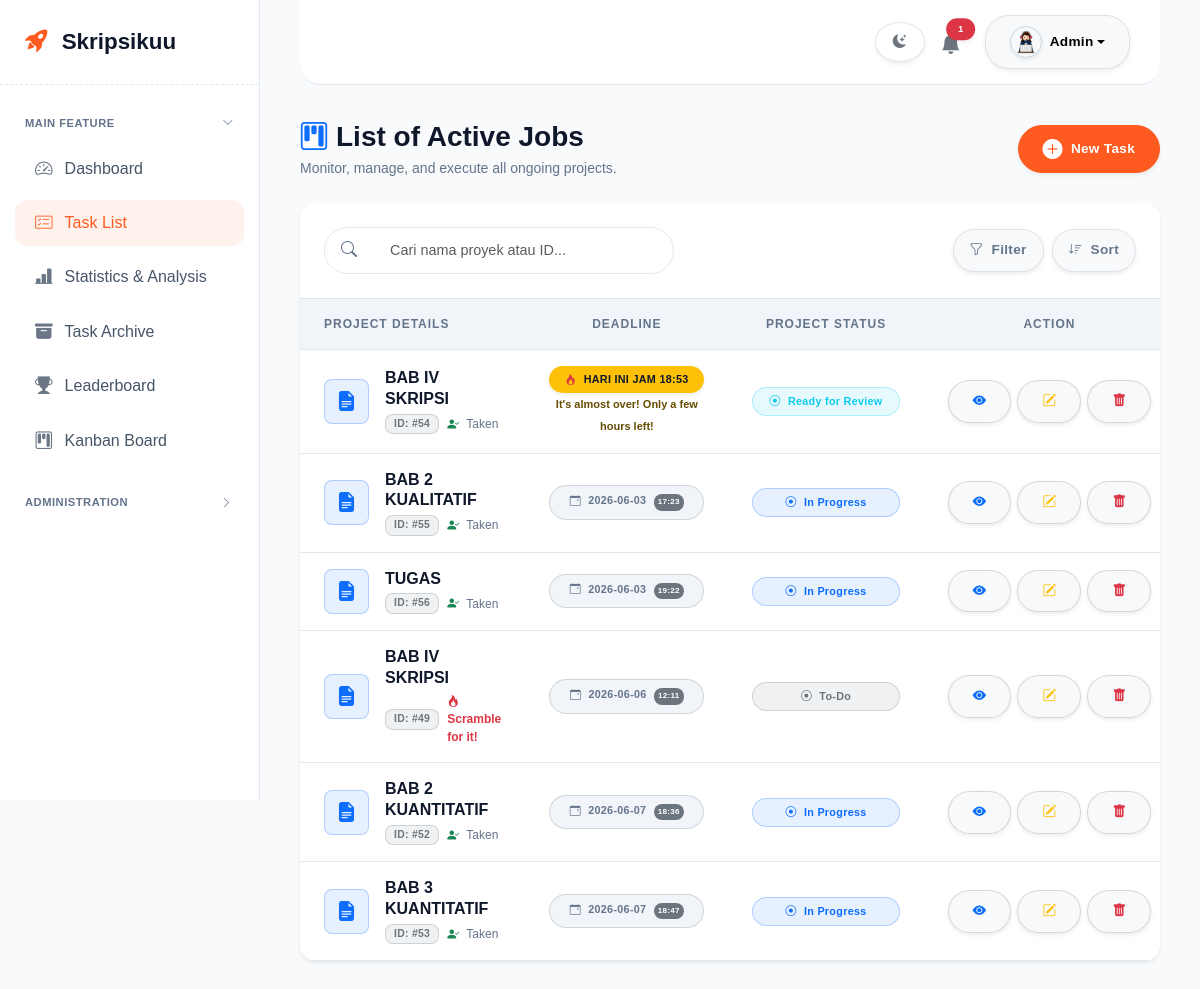
The app's page /daftar_tugas (signed in) with its own data.
### tables this page shows
CREATE TABLE tugas (
            id INTEGER PRIMARY KEY AUTOINCREMENT,
            judul_tugas TEXT NOT NULL,
            deskripsi TEXT,
            deadline DATE,
            status TEXT CHECK(status IN ('To-Do', 'In Progress', 'Ready for Review', 'Revision Needed', 'Done')) DEFAULT 'To-Do',
            harga_klien REAL DEFAULT 0,
            fee_tim REAL DEFAULT 0,
            member_id INTEGER,
            reviewer_id INTEGER, file_admin TEXT, fee_admin INTEGER DEFAULT 0,
            FOREIGN KEY (member_id) REFERENCES users (id),
            FOREIGN KEY (reviewer_id) REFERENCES users (id)
        );

### rute_web.py (the view, shortened to what this page needs)
    @app.route('/daftar_tugas')
    def daftar_tugas():
        if 'loggedin' not in session:
            return redirect(url_for('login'))
        conn = get_db_connection()
        role = session['role']
        user_id = session['id']
        if role in ['admin', 'superadmin']:
            tugas = conn.execute(
                'SELECT * FROM tugas WHERE status != "Done" ORDER BY deadline ASC'
            ).fetchall()
        conn.close()
        hari_ini = datetime.now().strftime('%Y-%m-%d')
        besok = (datetime.now() + timedelta(days=1)).strftime('%Y-%m-%d')
        return render_template(
            'daftar_tugas.html',
            tugas=tugas,
            hari_ini=hari_ini,
            besok=besok
        )

### templates/daftar_tugas.html (shortened to what this page needs)
{% extends "base.html" %}
{% block content %}
<div class="container-fluid px-0">
    <div class="d-flex flex-column flex-md-row justify-content-between align-items-md-center mb-4 mt-2 gap-3">
        <div>
            <h3 class="fw-bolder mb-1 text-dark"><i class="bi bi-kanban text-primary me-2"></i>List of Active Jobs</h3>
            <p class="text-muted small mb-0">Monitor, manage, and execute all ongoing projects.</p>
        </div>
        <div>
            {% if session['role'] in ['admin', 'superadmin'] %}
            <a href="/tambah_tugas" class="btn btn-primary rounded-pill shadow-sm px-4 py-2 fw-bold d-inline-flex align-items-center transition-all">
                <i class="bi bi-plus-circle-fill me-2 fs-5"></i> New Task
            </a>
            {% endif %}
        </div>
    </div>
    <div class="card shadow-sm border-0 rounded-4 overflow-hidden mb-5" data-aos="fade-up" data-aos-delay="150">
        <div class="card-header bg-white border-bottom p-4 d-flex justify-content-between align-items-center flex-wrap gap-3">
            <div class="search-pill-group input-group" style="max-width: 350px;">
                <span class="input-group-text px-3"><i class="bi bi-search text-muted"></i></span>
                <input type="text" id="searchInput" class="form-control" placeholder="Cari nama proyek atau ID..." onkeyup="cariTugas()" style="font-size: 0.9rem;">
            </div>
            <div class="d-flex gap-2">
                <button class="btn btn-light border btn-sm rounded-pill px-3 fw-bold text-muted shadow-sm"><i class="bi bi-funnel me-1"></i> Filter</button>
                <button class="btn btn-light border btn-sm rounded-pill px-3 fw-bold text-muted shadow-sm"><i class="bi bi-sort-down me-1"></i> Sort</button>
            </div>
        </div>
        <div class="card-body p-0">
            <div class="table-responsive">
                <table class="table table-hover mb-0 align-middle" style="min-width: 800px;">
                    <thead class="thead-spectra">
                        <tr>
                            <th class="py-3 px-4 text-start">Project Details</th>
                            <th class="py-3 px-4 text-center" style="width: 200px;">Deadline</th>
                            <th class="py-3 px-4 text-center" style="width: 180px;">Project Status</th>
                            <th class="py-3 px-4 text-center" style="width: 150px;">Action</th>
                        </tr>
                    </thead>
                    <tbody>
                        {% for t in tugas %}
                        <tr class="table-custom-row task-row ">
                            <td class="px-4 py-3">
                                <div class="d-flex align-items-center gap-3">
                                    <div class="bg-primary bg-opacity-10 rounded-3 d-flex align-items-center justify-content-center text-primary border border-primary border-opacity-25" style="width: 45px; height: 45px; flex-shrink: 0;">
                                        <i class="bi bi-file-earmark-text-fill fs-5"></i>
                                    </div>
                                    <div>
                                        <h6 class="mb-1 fw-bold text-dark" style="font-size: 1rem; line-height: 1.3;">{{ t['judul_tugas'] }}</h6>
                                        <div class="d-flex align-items-center gap-2">
                                            <span class="badge bg-secondary bg-opacity-10 text-secondary border border-secondary border-opacity-25 px-2 py-1" style="font-size: 0.65rem;">ID: #{{ t['id'] }}</span>
                                            {% if t['member_id'] %}
                                                <small class="text-muted" style="font-size: 0.75rem;"><i class="bi bi-person-check-fill text-success me-1"></i> Taken</small>
                                            {% else %}
                                                <small class="text-danger fw-bold" style="font-size: 0.75rem;"><i class="bi bi-fire me-1"></i> Scramble for it!</small>
                                            {% endif %}
                                        </div>
                                    </div>
                                </div>
                            </td>
                            <td class="px-4 py-3 text-center">
                                {% if t['deadline'] %}
                                    {% if t['deadline'] < hari_ini and t['status'] != 'Done' %}
                                        <span class="badge bg-danger text-white border-0 px-3 py-2 rounded-pill w-100 shadow-sm animate__animated animate__flash infinite">
                                            <i class="bi bi-exclamation-triangle-fill me-1"></i> LATE({{ t['deadline'][11:16] }} WIB)
                                        </span>
                                        <br>
                                        <small class="text-danger fw-bold" style="font-size: 11px;">Date: {{ t['deadline'][0:10] }}</small>
                                    {% elif t['deadline'][0:10] == hari_ini[0:10] and t['status'] != 'Done' %}
                                        <span class="badge bg-warning text-dark border-0 px-3 py-2 rounded-pill w-100 shadow-sm fw-bold">
                                            <i class="bi bi-fire me-1 text-danger"></i> HARI INI JAM {{ t['deadline'][11:16] }}
                                        </span>
                                        <br>
                                        <small class="text-warning-emphasis fw-bold" style="font-size: 11px;">It's almost over! Only a few hours left!</small>
                                    {% else %}
                                        <span class="badge bg-light text-muted border border-secondary border-opacity-25 px-3 py-2 rounded-pill w-100">
                                            <i class="bi bi-calendar-event me-1"></i> {{ t['deadline'][0:10] }} <span class="badge bg-secondary p-1 ms-1">{{ t['deadline'][11:16] }}</span>
                                        </span>
                                    {% endif %}
                                    {% else %}
                                        <span class="badge bg-light text-muted border border-secondary border-opacity-25 px-3 py-2 rounded-pill w-100 fst-italic">No Deadline</span>
                                {% endif %}
                            </td>
                            <td class="px-4 py-3 text-center">
                                <span class="badge py-2 px-3 fw-bold border rounded-pill w-100
                                    {% if t['status'] == 'To-Do' %}
                                        bg-secondary bg-opacity-10 text-secondary border-secondary border-opacity-25
                                    {% elif t['status'] == 'In Progress' %}
                                        bg-primary bg-opacity-10 text-primary border-primary border-opacity-25
                                    {% elif t['status'] == 'Revision Needed' %}
                                        bg-warning bg-opacity-10 text-warning border-warning border-opacity-50
                                    {% elif t['status'] == 'Ready for Review' %}
                                        bg-info bg-opacity-10 text-info border-info border-opacity-25
                                    {% else %}
                                        bg-success bg-opacity-10 text-success border-success border-opacity-25
                                    {% endif %}">
                                    <i class="bi bi-record-circle me-1"></i> {{ t['status'] }}
                                </span>
                            </td>
                            <td class="px-4 py-3 text-center">
                                <div class="action-buttons">
                                    <a href="/tugas/{{ t['id'] }}" class="btn btn-light border border-secondary border-opacity-25 text-primary shadow-sm btn-icon-round" title="Lihat Detail"><i class="bi bi-eye-fill"></i></a>
                                    {% if session['role'] in ['admin', 'superadmin'] %}
                                    <a href="/edit_tugas/{{ t['id'] }}" class="btn btn-light border border-secondary border-opacity-25 text-warning shadow-sm btn-icon-round" title="Edit Tugas"><i class="bi bi-pencil-square"></i></a>
                                    <a href="/hapus_tugas/{{ t['id'] }}" class="btn btn-light border border-secondary border-opacity-25 text-danger shadow-sm btn-icon-round" title="Hapus Tugas" onclick="return confirm('Are you sure you want to delete this task permanently?')"><i class="bi bi-trash-fill"></i></a>
                                    {% endif %}
                                </div>
                            </td>
                        </tr>
                        {% endfor %}
                    </tbody>
                </table>
            </div>
        </div>
    </div>
</div>
{% endblock %}

### templates/base.html (shortened to what this page needs)
<!DOCTYPE html>
<html lang="id">
<head>
    <link href="https://cdn.jsdelivr.net/npm/bootstrap@5.3.0/dist/css/bootstrap.min.css" rel="stylesheet">
    <link rel="stylesheet" href="https://cdn.jsdelivr.net/npm/bootstrap-icons@1.11.3/font/bootstrap-icons.min.css">
    <link href="https://unpkg.com/aos@2.3.1/dist/aos.css" rel="stylesheet">
    <link rel="stylesheet" href="{{ url_for('static', filename='style.css') }}?v={{ range(1, 10000) | random }}">
</head>
<body>
<div class="sidebar" id="sidebar" data-aos="fade-right" data-aos-duration="600">
    <div class="brand">
        <i class="bi bi-rocket-takeoff-fill me-2" style="color: #ff5a1f;"></i>
        <span class="text-dark">Skripsikuu</span>
    </div>
    <div class="menu-label d-flex justify-content-between align-items-center" data-bs-toggle="collapse" data-bs-target="#groupMain" aria-expanded="false" role="button" style="cursor: pointer;">
        <span>Main Feature</span>
        <i class="bi bi-chevron-down chevron-icon"></i>
    </div>
    <div id="groupMain" class="collapse menu-group">
        <ul class="nav flex-column">
            <li class="nav-item"><a class="nav-link {% if request.path == '/dashboard' %}active{% endif %}" href="/dashboard"><i class="bi bi-speedometer2"></i> Dashboard</a></li>
            <li class="nav-item"><a class="nav-link {% if request.path == '/daftar_tugas' %}active{% endif %}" href="/daftar_tugas"><i class="bi bi-card-checklist"></i> Task List</a></li>
            <li class="nav-item"><a class="nav-link {% if request.path == '/statistik' %}active{% endif %}" href="/statistik"><i class="bi bi-bar-chart-line-fill"></i> Statistics & Analysis</a></li>
            <li class="nav-item"><a class="nav-link {% if request.path == '/arsip' %}active{% endif %}" href="/arsip"><i class="bi bi-archive-fill"></i> Task Archive</a></li>
            <li class="nav-item"><a class="nav-link {% if request.path == '/leaderboard' %}active{% endif %}" href="/leaderboard"><i class="bi bi-trophy-fill"></i> Leaderboard</a></li>
            <li class="nav-item"><a class="nav-link {% if request.path == '/kanban' %}active{% endif %}" href="/kanban"><i class="bi bi-kanban"></i> Kanban Board</a></li>
        </ul>
    </div>
    {% if session['role'] in ['admin', 'superadmin'] %}
    <div class="menu-label d-flex justify-content-between align-items-center mt-3" data-bs-toggle="collapse" data-bs-target="#groupAdmin" aria-expanded="false" role="button" style="cursor: pointer;">
        <span>Administration</span>
        <i class="bi bi-chevron-down chevron-icon"></i>
    </div>
    {% endif %}
</div>
<div class="main-content">
    <div class="top-header" style="position: relative; z-index: 99999;">
        <div class="d-flex align-items-center">
            <button class="theme-toggle-btn me-3 shadow-sm btn" id="toggleThemeBtn" title="Ganti Mode Tampilan">
                <i class="bi bi-moon-stars-fill" id="themeIcon"></i>
            </button>
            <a href="/dashboard" class="text-secondary position-relative me-3 me-sm-4 mt-1 text-decoration-none">
                <i class="bi bi-bell-fill fs-5"></i>
                {% if notif_count and notif_count > 0 %}
                <span class="position-absolute top-0 start-100 translate-middle badge rounded-pill bg-danger shadow-sm" style="font-size: 0.6rem;">{{ notif_count }}</span>
                {% endif %}
            </a>
            <div class="dropdown">
                <button class="btn btn-light dropdown-toggle border shadow-sm d-flex align-items-center" type="button" data-bs-toggle="dropdown" aria-expanded="false">
                    <img src="{{ session.get('foto') or url_for('static', filename='img/default_avatar.png') }}" alt="Profile" class="rounded-circle shadow-sm me-2" style="width: 32px; height: 32px; object-fit: cover; border: 1px solid #cbd5e1;">
                    <span class="fw-bold d-none d-sm-inline">{{ session['nama_lengkap'] }}</span>
                </button>
            </div>
        </div>
    </div>
    <main class="container-fluid px-0">
        {% block content %}{% endblock %}
    </main>
</div>
</body>
</html>

### records on screen
tugas: judul_tugas "BAB IV SKRIPSI", id "54", shows "Taken", deadline "18:53", status "Ready for Review"
tugas: judul_tugas "BAB 2 KUALITATIF", id "55", shows "Taken", deadline "2026-06-03", deadline "17:23", status "In Progress"
tugas: judul_tugas "TUGAS", id "56", shows "Taken", deadline "2026-06-03", deadline "19:22", status "In Progress"
tugas: judul_tugas "BAB IV SKRIPSI", id "49", shows "Scramble for it!", deadline "2026-06-06", deadline "12:11", status "To-Do"
tugas: judul_tugas "BAB 2 KUANTITATIF", id "52", shows "Taken", deadline "2026-06-07", deadline "18:36", status "In Progress"
tugas: judul_tugas "BAB 3 KUANTITATIF", id "53", shows "Taken", deadline "2026-06-07", deadline "18:47", status "In Progress"

### other values on screen
{{ notif_count }} "1"
{{ session['nama_lengkap'] }} "Admin"
